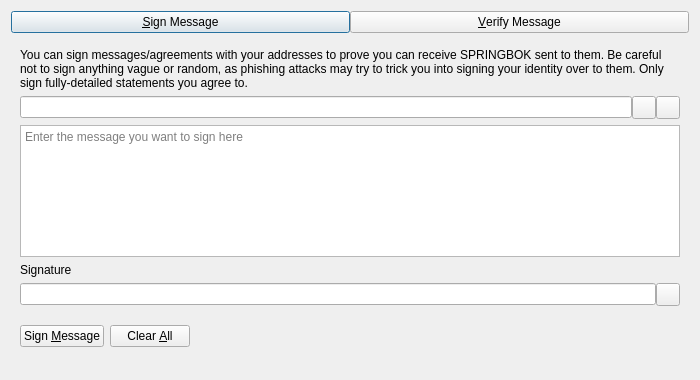
<?xml version="1.0" encoding="UTF-8"?>
<ui version="4.0">
 <class>SignVerifyMessageDialog</class>
 <widget class="QDialog" name="SignVerifyMessageDialog">
  <property name="geometry">
   <rect>
    <x>0</x>
    <y>0</y>
    <width>700</width>
    <height>380</height>
   </rect>
  </property>
  <property name="windowTitle">
   <string>Signatures - Sign / Verify a Message</string>
  </property>
  <property name="modal">
   <bool>true</bool>
  </property>
  <layout class="QVBoxLayout" name="verticalLayout">
   <item>
    <layout class="QHBoxLayout" name="horizontalLayout_Buttons_2">
     <property name="spacing">
      <number>0</number>
     </property>
     <property name="topMargin">
      <number>0</number>
     </property>
     <item>
      <widget class="QPushButton" name="btnSignMessage">
       <property name="text">
        <string>&amp;Sign Message</string>
       </property>
       <property name="checkable">
        <bool>true</bool>
       </property>
      </widget>
     </item>
     <item>
      <widget class="QPushButton" name="btnVerifyMessage">
       <property name="text">
        <string>&amp;Verify Message</string>
       </property>
       <property name="checkable">
        <bool>true</bool>
       </property>
      </widget>
     </item>
    </layout>
   </item>
   <item>
    <widget class="QStackedWidget" name="stackedWidgetSig">
     <property name="minimumSize">
      <size>
       <width>0</width>
       <height>0</height>
      </size>
     </property>
     <property name="currentIndex">
      <number>0</number>
     </property>
     <widget class="QWidget" name="pageSignMessage">
      <layout class="QVBoxLayout" name="verticalLayout_SM">
       <item>
        <widget class="QLabel" name="infoLabel_SM">
         <property name="text">
          <string>You can sign messages/agreements with your addresses to prove you can receive SPRINGBOK sent to them. Be careful not to sign anything vague or random, as phishing attacks may try to trick you into signing your identity over to them. Only sign fully-detailed statements you agree to.</string>
         </property>
         <property name="textFormat">
          <enum>Qt::PlainText</enum>
         </property>
         <property name="wordWrap">
          <bool>true</bool>
         </property>
        </widget>
       </item>
       <item>
        <layout class="QHBoxLayout" name="horizontalLayout_1_SM">
         <property name="spacing">
          <number>0</number>
         </property>
         <item>
          <widget class="QValidatedLineEdit" name="addressIn_SM">
           <property name="toolTip">
            <string>The SPRINGBOK address to sign the message with</string>
           </property>
          </widget>
         </item>
         <item>
          <widget class="QToolButton" name="addressBookButton_SM">
           <property name="toolTip">
            <string>Choose previously used address</string>
           </property>
           <property name="text">
            <string/>
           </property>
           <property name="shortcut">
            <string>Alt+A</string>
           </property>
          </widget>
         </item>
         <item>
          <widget class="QToolButton" name="pasteButton_SM">
           <property name="toolTip">
            <string>Paste address from clipboard</string>
           </property>
           <property name="text">
            <string/>
           </property>
           <property name="shortcut">
            <string>Alt+P</string>
           </property>
          </widget>
         </item>
        </layout>
       </item>
       <item>
        <widget class="QPlainTextEdit" name="messageIn_SM">
         <property name="toolTip">
          <string>Enter the message you want to sign here</string>
         </property>
         <property name="placeholderText">
          <string>Enter the message you want to sign here</string>
         </property>
        </widget>
       </item>
       <item>
        <widget class="QLabel" name="signatureLabel_SM">
         <property name="text">
          <string>Signature</string>
         </property>
         <property name="textFormat">
          <enum>Qt::PlainText</enum>
         </property>
        </widget>
       </item>
       <item>
        <layout class="QHBoxLayout" name="horizontalLayout_2_SM">
         <property name="spacing">
          <number>0</number>
         </property>
         <item>
          <widget class="QLineEdit" name="signatureOut_SM">
           <property name="readOnly">
            <bool>true</bool>
           </property>
          </widget>
         </item>
         <item>
          <widget class="QToolButton" name="copySignatureButton_SM">
           <property name="toolTip">
            <string>Copy the current signature to the system clipboard</string>
           </property>
           <property name="text">
            <string/>
           </property>
          </widget>
         </item>
        </layout>
       </item>
       <item>
        <layout class="QHBoxLayout" name="horizontalLayout_3_SM">
         <item>
          <widget class="QPushButton" name="signMessageButton_SM">
           <property name="toolTip">
            <string>Sign the message to prove you own this SPRINGBOK address</string>
           </property>
           <property name="text">
            <string>Sign &amp;Message</string>
           </property>
           <property name="autoDefault">
            <bool>false</bool>
           </property>
          </widget>
         </item>
         <item>
          <widget class="QPushButton" name="clearButton_SM">
           <property name="toolTip">
            <string>Reset all sign message fields</string>
           </property>
           <property name="text">
            <string>Clear &amp;All</string>
           </property>
           <property name="autoDefault">
            <bool>false</bool>
           </property>
          </widget>
         </item>
         <item>
          <spacer name="horizontalSpacer_1_SM">
           <property name="orientation">
            <enum>Qt::Horizontal</enum>
           </property>
           <property name="sizeHint" stdset="0">
            <size>
             <width>40</width>
             <height>48</height>
            </size>
           </property>
          </spacer>
         </item>
         <item>
          <widget class="QLabel" name="statusLabel_SM">
           <property name="text">
            <string/>
           </property>
           <property name="wordWrap">
            <bool>true</bool>
           </property>
          </widget>
         </item>
         <item>
          <spacer name="horizontalSpacer_2_SM">
           <property name="orientation">
            <enum>Qt::Horizontal</enum>
           </property>
           <property name="sizeHint" stdset="0">
            <size>
             <width>40</width>
             <height>48</height>
            </size>
           </property>
          </spacer>
         </item>
        </layout>
       </item>
      </layout>
     </widget>
     <widget class="QWidget" name="pageVerifyMessage">
      <layout class="QVBoxLayout" name="verticalLayout_VM">
       <item>
        <widget class="QLabel" name="infoLabel_VM">
         <property name="text">
          <string>Enter the receiver's address, message (ensure you copy line breaks, spaces, tabs, etc. exactly) and signature below to verify the message. Be careful not to read more into the signature than what is in the signed message itself, to avoid being tricked by a man-in-the-middle attack. Note that this only proves the signing party receives with the address, it cannot prove sendership of any transaction!</string>
         </property>
         <property name="textFormat">
          <enum>Qt::PlainText</enum>
         </property>
         <property name="alignment">
          <set>Qt::AlignLeading|Qt::AlignLeft|Qt::AlignTop</set>
         </property>
         <property name="wordWrap">
          <bool>true</bool>
         </property>
        </widget>
       </item>
       <item>
        <layout class="QHBoxLayout" name="horizontalLayout_1_VM">
         <property name="spacing">
          <number>0</number>
         </property>
         <item>
          <widget class="QValidatedLineEdit" name="addressIn_VM">
           <property name="toolTip">
            <string>The SPRINGBOK address the message was signed with</string>
           </property>
          </widget>
         </item>
         <item>
          <widget class="QToolButton" name="addressBookButton_VM">
           <property name="toolTip">
            <string>Choose previously used address</string>
           </property>
           <property name="text">
            <string/>
           </property>
           <property name="shortcut">
            <string>Alt+A</string>
           </property>
          </widget>
         </item>
        </layout>
       </item>
       <item>
        <widget class="QPlainTextEdit" name="messageIn_VM">
          <property name="toolTip">
            <string>The signed message to verify</string>
          </property>
          <property name="placeholderText">
            <string>The signed message to verify</string>
          </property>
        </widget>
       </item>
       <item>
        <widget class="QValidatedLineEdit" name="signatureIn_VM">
          <property name="toolTip">
            <string>The signature given when the message was signed</string>
          </property>
          <property name="placeholderText">
            <string>The signature given when the message was signed</string>
          </property>
        </widget>
       </item>
       <item>
        <layout class="QHBoxLayout" name="horizontalLayout_2_VM">
         <item>
          <widget class="QPushButton" name="verifyMessageButton_VM">
           <property name="toolTip">
            <string>Verify the message to ensure it was signed with the specified SPRINGBOK address</string>
           </property>
           <property name="text">
            <string>Verify &amp;Message</string>
           </property>
           <property name="autoDefault">
            <bool>false</bool>
           </property>
          </widget>
         </item>
         <item>
          <widget class="QPushButton" name="clearButton_VM">
           <property name="toolTip">
            <string>Reset all verify message fields</string>
           </property>
           <property name="text">
            <string>Clear &amp;All</string>
           </property>
           <property name="autoDefault">
            <bool>false</bool>
           </property>
          </widget>
         </item>
         <item>
          <spacer name="horizontalSpacer_1_VM">
           <property name="orientation">
            <enum>Qt::Horizontal</enum>
           </property>
           <property name="sizeHint" stdset="0">
            <size>
             <width>40</width>
             <height>48</height>
            </size>
           </property>
          </spacer>
         </item>
         <item>
          <widget class="QLabel" name="statusLabel_VM">
           <property name="text">
            <string/>
           </property>
           <property name="wordWrap">
            <bool>true</bool>
           </property>
          </widget>
         </item>
         <item>
          <spacer name="horizontalSpacer_2_VM">
           <property name="orientation">
            <enum>Qt::Horizontal</enum>
           </property>
           <property name="sizeHint" stdset="0">
            <size>
             <width>40</width>
             <height>48</height>
            </size>
           </property>
          </spacer>
         </item>
        </layout>
       </item>
      </layout>
     </widget>
    </widget>
   </item>
  </layout>
 </widget>
 <customwidgets>
  <customwidget>
   <class>QValidatedLineEdit</class>
   <extends>QLineEdit</extends>
   <header>qt/qvalidatedlineedit.h</header>
  </customwidget>
 </customwidgets>
 <resources>
  <include location="../dash.qrc"/>
 </resources>
 <connections/>
</ui>
